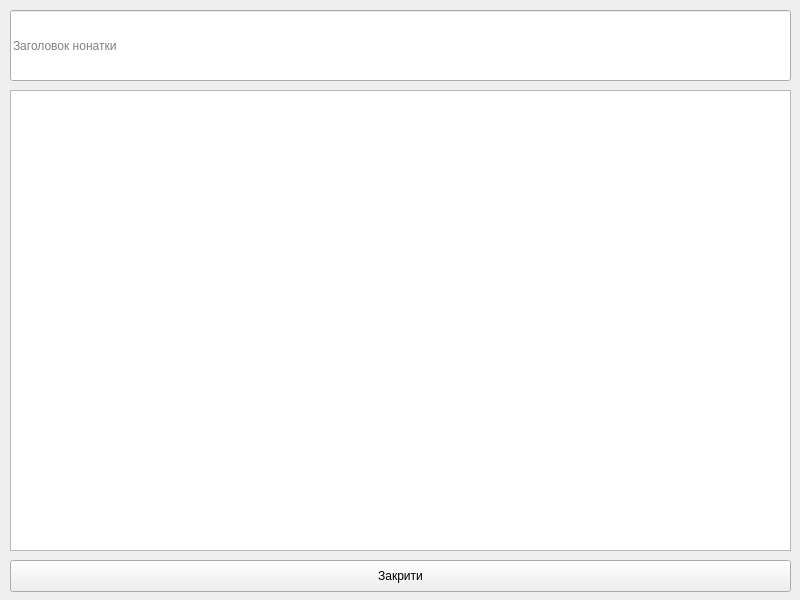
<?xml version="1.0" encoding="UTF-8"?>
<ui version="4.0">
 <class>mainWindow</class>
 <widget class="QMainWindow" name="mainWindow">
  <property name="geometry">
   <rect>
    <x>0</x>
    <y>0</y>
    <width>800</width>
    <height>600</height>
   </rect>
  </property>
  <property name="windowTitle">
   <string>NoteBook</string>
  </property>
  <widget class="QWidget" name="centralwidget">
   <widget class="QPushButton" name="close">
    <property name="geometry">
     <rect>
      <x>10</x>
      <y>560</y>
      <width>781</width>
      <height>32</height>
     </rect>
    </property>
    <property name="text">
     <string>Закрити</string>
    </property>
   </widget>
   <widget class="QLineEdit" name="note_title">
    <property name="geometry">
     <rect>
      <x>10</x>
      <y>10</y>
      <width>781</width>
      <height>71</height>
     </rect>
    </property>
    <property name="placeholderText">
     <string>Заголовок нонатки</string>
    </property>
   </widget>
   <widget class="QTextEdit" name="note_content">
    <property name="geometry">
     <rect>
      <x>10</x>
      <y>90</y>
      <width>781</width>
      <height>461</height>
     </rect>
    </property>
   </widget>
  </widget>
 </widget>
 <resources/>
 <connections/>
</ui>
